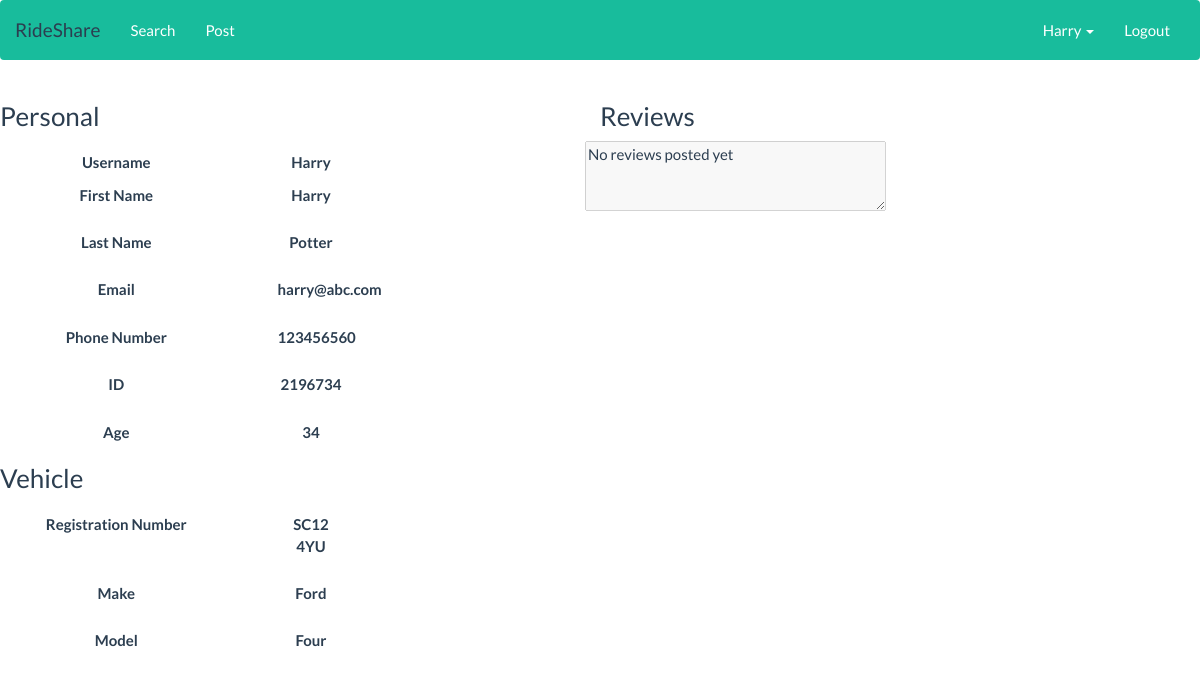
The page /profile/ (signed in) on the database as committed earlier.
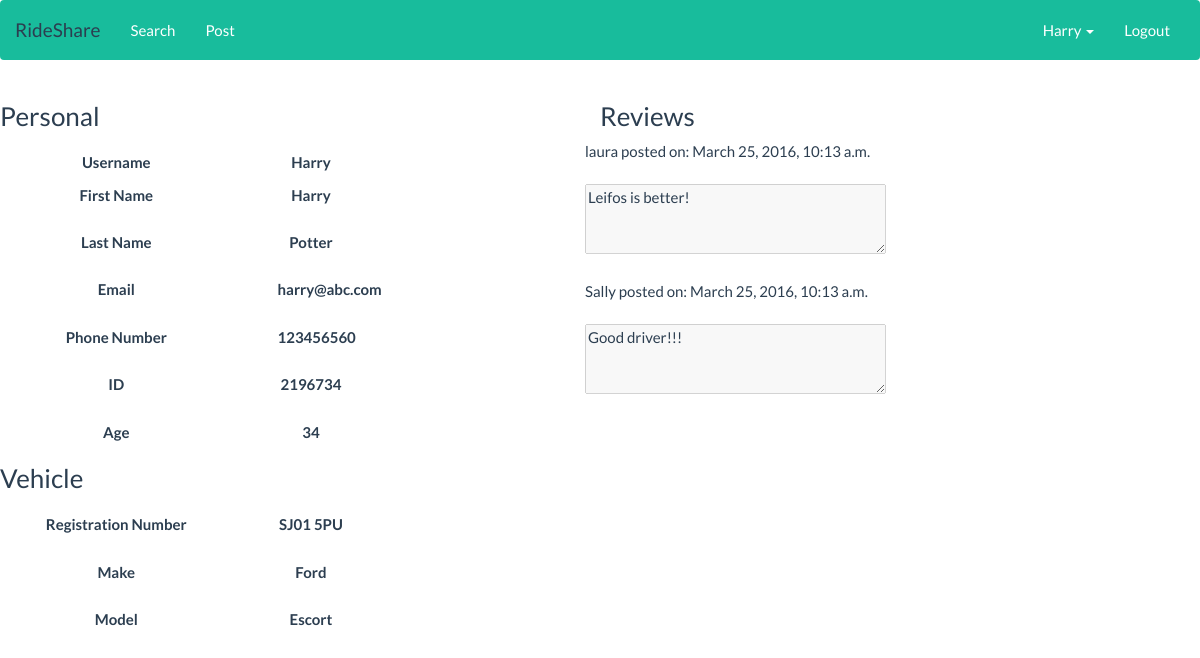
The same page on the database as committed later.
### rideshare/models.py (models this page shows, shortened)
class Users_Reg(models.Model):
    user = models.OneToOneField(User)
    phone = models.BigIntegerField(validators=[MaxValueValidator(99999999999)])
    age = models.IntegerField(null=True, default=18,
        validators=[
            MaxValueValidator(80),
            MinValueValidator(16)
        ])
    identity_number = models.CharField(max_length=8)
    class Meta:
        db_table = "users"

class Vehicle(models.Model):
    reg_no = models.CharField(max_length=8)
    make = models.CharField(max_length=30)
    model = models.CharField(max_length=30)
    user = models.ForeignKey(User, primary_key=True)
    class Meta:
        db_table = "vehicle"

class Review(models.Model):
    description = models.TextField(max_length=150, null=True)
    posted_at = models.DateTimeField()
    posted_by = models.TextField(max_length=30, null=True)
    user = models.ForeignKey(User)
    class Meta:
        db_table = "review"

### rideshare/views.py (the view)
# urls.py: url(r'^profile/$', views.get_user_profile, name='profile'),
@login_required
def get_user_profile(request):
	profile_info = Users_Reg.objects.get(user__username = request.user)
	exists = False
	try:
		vehicle_list = Vehicle.objects.get(user__username = request.user)
		if not vehicle_list is None:
			review_list = Review.objects.filter(user__username = request.user).order_by('-posted_at')[:3]
			exists = True
			return render(request, 'rideshare/profile.html', {'profile': request.user, 'profile_info': profile_info, 'vehicle': vehicle_list,
					'review_list':review_list, 'exists': exists})
	except:
		return render(request, 'rideshare/profile.html', {'profile': request.user, 'profile_info': profile_info, 'exists': exists})

### templates/rideshare/profile.html (shortened to what this page needs)
<!DOCTYPE html>
{% extends 'rideshare/base.html' %}
{% block body_block %}
	<form class="form-horizontal" id="user_form" enctype="multipart/form-data">
		<div style="float:left; width: 50%">
				<h3>Personal</h3>
				<div class="form-group">
					<label class="col-lg-5 control-label">Username</label>
						<div class="col-lg-5">
							<label class="col-lg-5 control-label">{{ user.username }}</label>
						</div>
					<label class="col-lg-5 control-label">First Name</label>
						<div class="col-lg-5">
							<label class="col-lg-5 control-label">{{ user.first_name }}</label>
						</div>
				</div>
				<div class="form-group">
					<label class="col-lg-5 control-label">Last Name</label>
						<div class="col-lg-5">
							<label class="col-lg-5 control-label">{{ user.last_name }}</label>
						</div>
				</div>
				<div class="form-group">
					<label class="col-lg-5 control-label">Email</label>
						<div class="col-lg-5">
							<label class="col-lg-5 control-label">{{ user.email }}</label>
						</div>
				</div>
				<div class="form-group">
					<label class="col-lg-5 control-label">Phone Number</label>
						<div class="col-lg-5">
							<label class="col-lg-5 control-label">{{ profile_info.phone }}</label>
						</div>
				</div>
				<div class="form-group">
					<label class="col-lg-5 control-label">ID</label>
						<div class="col-lg-5">
							<label class="col-lg-5 control-label">{{ profile_info.identity_number }}</label>
						</div>
				</div>
				<div class="form-group">
					<label class="col-lg-5 control-label">Age</label>
						<div class="col-lg-5">
							<label class="col-lg-5 control-label">{{ profile_info.age }}</label>
						</div>
				</div>
			{% if exists %}
				<h3>Vehicle</h3>
				<div class="form-group">
					<label class="col-lg-5 control-label">Registration Number</label>
						<div class="col-lg-5">
							<label class="col-lg-5 control-label">{{ vehicle.reg_no }}</label>
						</div>
				</div>
				<div class="form-group">
					<label class="col-lg-5 control-label">Make</label>
						<div class="col-lg-5">
							<label class="col-lg-5 control-label">{{ vehicle.make }}</label>
						</div>
				</div>
				<div class="form-group">
					<label class="col-lg-5 control-label">Model</label>
						<div class="col-lg-5">
							<label class="col-lg-5 control-label">{{ vehicle.model }}</label>
						</div>
				</div>
		</div>
			<div style="float:left; width: 50%">
				<h3>Reviews</h3>
				<div class="form-group">
								{% for review in review_list %}
								{{ review.posted_by  }} posted on: {{ review.posted_at }}</br></br>
								<Textarea disabled class="text" cols="35" rows="3">{{ review.description }}</Textarea>
								{% empty %}
									<Textarea disabled class="text" cols="35" rows="3">No reviews posted yet</Textarea>
								{% endfor %}
				</div>
			{% endif %}
	</form>
{% endblock %}

### templates/rideshare/base.html (shortened to what this page needs)
<!DOCTYPE html>
<html>
    <head>
		{% load staticfiles %}
  <link rel="stylesheet" href="{% static 'CSS/style.css' %}" />
    </head>
    <body>
		<nav class="navbar navbar-inverse">
		  <div class="container-fluid">
			<div class="navbar-header">
			  <a class="navbar-brand" href="/">RideShare <span class="sr-only">(current)</span></a>
			</div>
			<div class="collapse navbar-collapse" id="bs-example-navbar-collapse-2">
			  <ul class="nav navbar-nav">
				<li><a href="/search_ride/">Search </a></li>
				<li><a href="/post_ride/">Post</a></li>
			  </ul>
			  {% if user.is_authenticated %}
			  <ul class="nav navbar-nav navbar-right">
				<li class="dropdown">
				  <a href="/profile/" class="dropdown-toggle" data-toggle="dropdown" role="button" aria-expanded="false"> {{user.username}} <span class="caret"></span></a>
				</li>
				<li><a href="/logout/">Logout</a></li>
			  </ul>
			  {% else %}
			  <ul class="nav navbar-nav navbar-right">
				<li><a href="/login/">Login</a></li>
				<li><a href="/registration/">Register</a></li>
			  </ul>
			  {% endif %}
			</div>
		  </div>
		</nav>
		<div>
			{% block body_block %}{% endblock %}
		</div>
    </body>
</html>

Rows that differ between the two databases and show on the page:
changed Vehicle "Ford": reg_no "SC12 4YU" → "SJ01 5PU"; model "Four" → "Escort"
added Review: posted_by "laura", posted_at "March 25, 2016, 10:13 a.m.", description "Leifos is better!"
added Review: posted_by "Sally", posted_at "March 25, 2016, 10:13 a.m.", description "Good driver!!!"
Other text that changed with them:
form field value: "No reviews posted yet" → (not shown)
